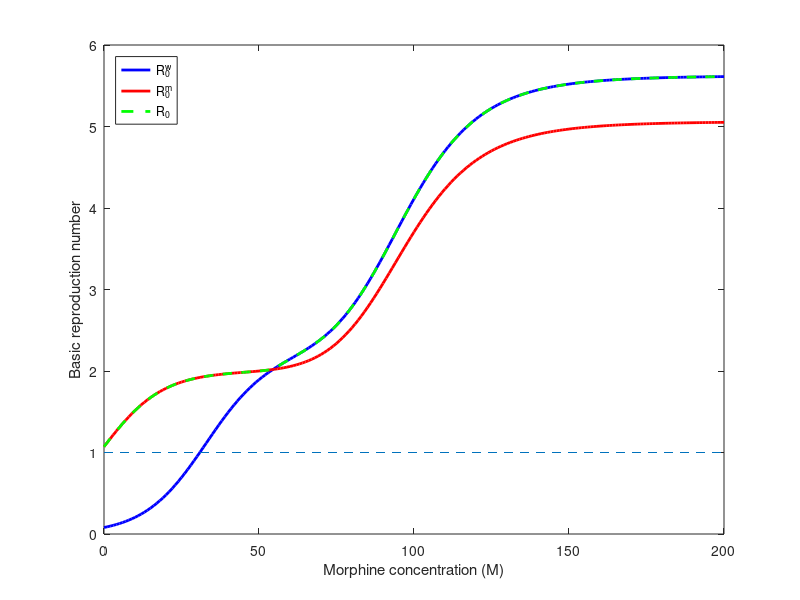

This chart was generated by the following MATLAB code:
clear all;

M = 0:200;

%%% q-r parameters
Mh = 100; %2.8534e-3;
rc = 0.16;
rm = 0.52;
qc = 1.23e-6;
qm = 0.25;
n = 8;

eta_r = @(M) (M.^n)./(Mh^n+M.^n);
eta_q = @(M) 1-eta_r(M);

r = rc + (rm - rc)*eta_r(M);
q = qc + (qm - qc)*eta_q(M);

%%% other parameters
lambda = 3690;%3690;
F = 0.1;%0.2;
bl = 1e-9;
bh = 1e-7;
p = 2500; %2500
b = 0.25;%0.005 Vitaly: 0.01 to 0.4
B = 30;%20.5;%10.5;%50
dt = 0.01;
dv = 23;
di = 0.7;
dc = 0.2; %0.63

ep = 3e-5;
mu = 1;%4/24;
eta = 1;
EP = ep./(mu + eta*M);

alp = 6.7e-5;%6.7e-6
gamma = 1; %0.4;%0.4;
xi = 1;

omega_base = 15;
psi = 0.1;
omega = omega_base*exp(-psi.*M);%50

%%% IFE values
Tl = (lambda*(q + dt))./(dt*(q+r+dt));
Th = lambda*r./(dt*(q+r+dt));
C = omega/dc;

%%% Rw and Rm
Rw = ( (1-EP).*(bh*Th + bl*Tl)*p )./( dv*(b*C+di) );
Rm = ( (1-F)*(bh*Th + bl*Tl)*(1+B)*p)./(dv*(di*B+b*C+di));
R0 = max(Rw,Rm);

% figure
hold on; box on
plot(M,Rw,'b',"Linewidth",2)
plot(M,Rm,'r',"Linewidth",2)
plot(M,R0,'g--',"Linewidth",2)
xlabel('Morphine concentration (M)')
ylabel('Basic reproduction number')
plot([M(1) M(end)],[1 1],'--')
legend('R_0^w','R_0^m','R_0','Location','Northwest')
% title('Basic reproduction number')


[Rw(1) Rm(1)]
[Rw(end) Rm(end)]






